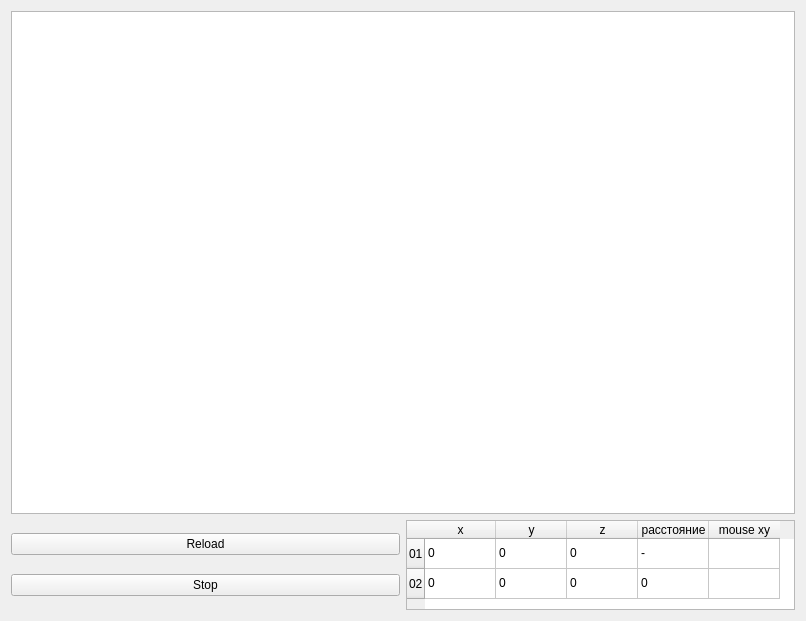
<?xml version="1.0" encoding="UTF-8"?>
<ui version="4.0">
 <class>f02_Ruler</class>
 <widget class="QWidget" name="f02_Ruler">
  <property name="geometry">
   <rect>
    <x>0</x>
    <y>0</y>
    <width>806</width>
    <height>621</height>
   </rect>
  </property>
  <property name="windowTitle">
   <string>DockWidget</string>
  </property>
  <layout class="QGridLayout" name="gridLayout_3">
   <item row="0" column="0">
    <layout class="QGridLayout" name="gridLayout_2">
     <item row="0" column="0" colspan="2">
      <layout class="QGridLayout" name="gridLayout">
       <property name="sizeConstraint">
        <enum>QLayout::SetMinimumSize</enum>
       </property>
       <item row="0" column="0">
        <widget class="QGraphicsView" name="graphicsView_RulerFame">
         <property name="sizePolicy">
          <sizepolicy hsizetype="MinimumExpanding" vsizetype="MinimumExpanding">
           <horstretch>0</horstretch>
           <verstretch>0</verstretch>
          </sizepolicy>
         </property>
         <property name="alignment">
          <set>Qt::AlignCenter</set>
         </property>
         <property name="dragMode">
          <enum>QGraphicsView::NoDrag</enum>
         </property>
        </widget>
       </item>
      </layout>
     </item>
     <item row="4" column="1">
      <widget class="QTableWidget" name="tableWidget_RulerPoints">
       <property name="enabled">
        <bool>true</bool>
       </property>
       <property name="sizePolicy">
        <sizepolicy hsizetype="Minimum" vsizetype="Minimum">
         <horstretch>0</horstretch>
         <verstretch>0</verstretch>
        </sizepolicy>
       </property>
       <property name="minimumSize">
        <size>
         <width>0</width>
         <height>0</height>
        </size>
       </property>
       <property name="maximumSize">
        <size>
         <width>400</width>
         <height>90</height>
        </size>
       </property>
       <property name="statusTip">
        <string/>
       </property>
       <property name="whatsThis">
        <string/>
       </property>
       <property name="accessibleName">
        <string/>
       </property>
       <property name="accessibleDescription">
        <string/>
       </property>
       <property name="autoFillBackground">
        <bool>false</bool>
       </property>
       <property name="autoScroll">
        <bool>true</bool>
       </property>
       <property name="dragEnabled">
        <bool>false</bool>
       </property>
       <property name="alternatingRowColors">
        <bool>false</bool>
       </property>
       <property name="showGrid">
        <bool>true</bool>
       </property>
       <property name="sortingEnabled">
        <bool>false</bool>
       </property>
       <property name="cornerButtonEnabled">
        <bool>true</bool>
       </property>
       <attribute name="horizontalHeaderVisible">
        <bool>true</bool>
       </attribute>
       <attribute name="horizontalHeaderCascadingSectionResizes">
        <bool>true</bool>
       </attribute>
       <attribute name="horizontalHeaderMinimumSectionSize">
        <number>25</number>
       </attribute>
       <attribute name="horizontalHeaderDefaultSectionSize">
        <number>71</number>
       </attribute>
       <attribute name="horizontalHeaderHighlightSections">
        <bool>true</bool>
       </attribute>
       <attribute name="horizontalHeaderShowSortIndicator" stdset="0">
        <bool>false</bool>
       </attribute>
       <attribute name="horizontalHeaderStretchLastSection">
        <bool>false</bool>
       </attribute>
       <attribute name="verticalHeaderVisible">
        <bool>true</bool>
       </attribute>
       <attribute name="verticalHeaderCascadingSectionResizes">
        <bool>true</bool>
       </attribute>
       <attribute name="verticalHeaderMinimumSectionSize">
        <number>15</number>
       </attribute>
       <attribute name="verticalHeaderDefaultSectionSize">
        <number>30</number>
       </attribute>
       <attribute name="verticalHeaderHighlightSections">
        <bool>true</bool>
       </attribute>
       <attribute name="verticalHeaderShowSortIndicator" stdset="0">
        <bool>false</bool>
       </attribute>
       <attribute name="verticalHeaderStretchLastSection">
        <bool>false</bool>
       </attribute>
       <row>
        <property name="text">
         <string>01</string>
        </property>
       </row>
       <row>
        <property name="text">
         <string>02</string>
        </property>
       </row>
       <column>
        <property name="text">
         <string>x</string>
        </property>
       </column>
       <column>
        <property name="text">
         <string>y</string>
        </property>
       </column>
       <column>
        <property name="text">
         <string>z</string>
        </property>
       </column>
       <column>
        <property name="text">
         <string>расстояние</string>
        </property>
       </column>
       <column>
        <property name="text">
         <string>mouse xy</string>
        </property>
       </column>
       <item row="0" column="0">
        <property name="text">
         <string>0</string>
        </property>
       </item>
       <item row="0" column="1">
        <property name="text">
         <string>0</string>
        </property>
       </item>
       <item row="0" column="2">
        <property name="text">
         <string>0</string>
        </property>
       </item>
       <item row="0" column="3">
        <property name="text">
         <string>-</string>
        </property>
       </item>
       <item row="1" column="0">
        <property name="text">
         <string>0</string>
        </property>
       </item>
       <item row="1" column="1">
        <property name="text">
         <string>0</string>
        </property>
       </item>
       <item row="1" column="2">
        <property name="text">
         <string>0</string>
        </property>
       </item>
       <item row="1" column="3">
        <property name="text">
         <string>0</string>
        </property>
       </item>
      </widget>
     </item>
     <item row="4" column="0">
      <layout class="QGridLayout" name="gridLayout_4">
       <item row="1" column="0">
        <widget class="QPushButton" name="pushButton_Stop">
         <property name="text">
          <string>Stop</string>
         </property>
        </widget>
       </item>
       <item row="0" column="0">
        <widget class="QPushButton" name="pushButton_Reload">
         <property name="text">
          <string>Reload</string>
         </property>
        </widget>
       </item>
      </layout>
     </item>
    </layout>
   </item>
  </layout>
 </widget>
 <resources/>
 <connections/>
</ui>
